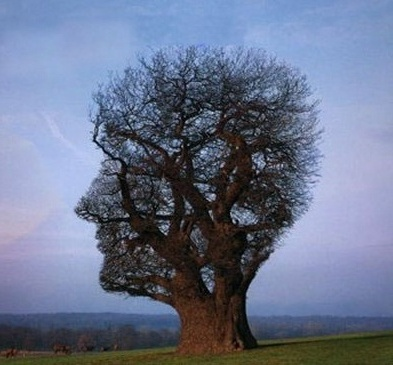
#> input picture images/facetree.jpg, 393 x 365 px, found by its file name
$ python TP3_20231220160044.py
#> lines starting #> are read from the running program, lines starting #| are printed output that depends on the picture
import cv2 as cv

img = cv.imread('img/facetree.jpg')
#> img is the input picture: shape (365, 393, 3); mean B, G, R 141.1, 116.1, 106


height, width = img.shape[:2]
#> height = 365; width = 393

mirImg1 = mirImg2 = mirImg3 = img.copy()


def  miro_f1(img):
        for h in range(height):
            for w in range(width):
                mirImg1[h,w]=img[1-h,w]
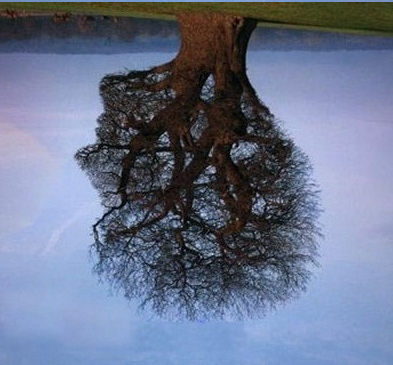
#> mirImg1: shape (365, 393, 3); mean B, G, R 141.1, 116.1, 106
        return mirImg1


def miro_f2(img):
    for h in range(height):
        for w in range(width):
            mirImg2[h,w]=img[h,1-w]
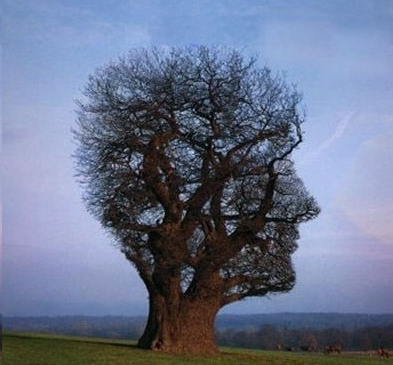
#> mirImg2: shape (365, 393, 3); mean B, G, R 141.1, 116.1, 106
    return mirImg2

def miro_f3(img):
    for h in range(height):
        for w in range(width):
            mirImg3[h,w]=img[1-h,1-w]
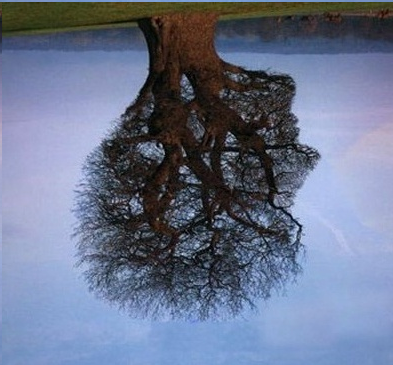
#> mirImg3: shape (365, 393, 3); mean B, G, R 141.1, 116.1, 106
    return mirImg3


cv.imshow('Test1',img)

cv.imshow('Test2', miro_f1(img))

cv.imshow('Test3', miro_f2(img))

cv.imshow('Test4', miro_f3(img))


cv.waitKey(0)
cv.destroyAllWindows()

$ run again, with images/Test1.jpg copied over images/facetree.jpg
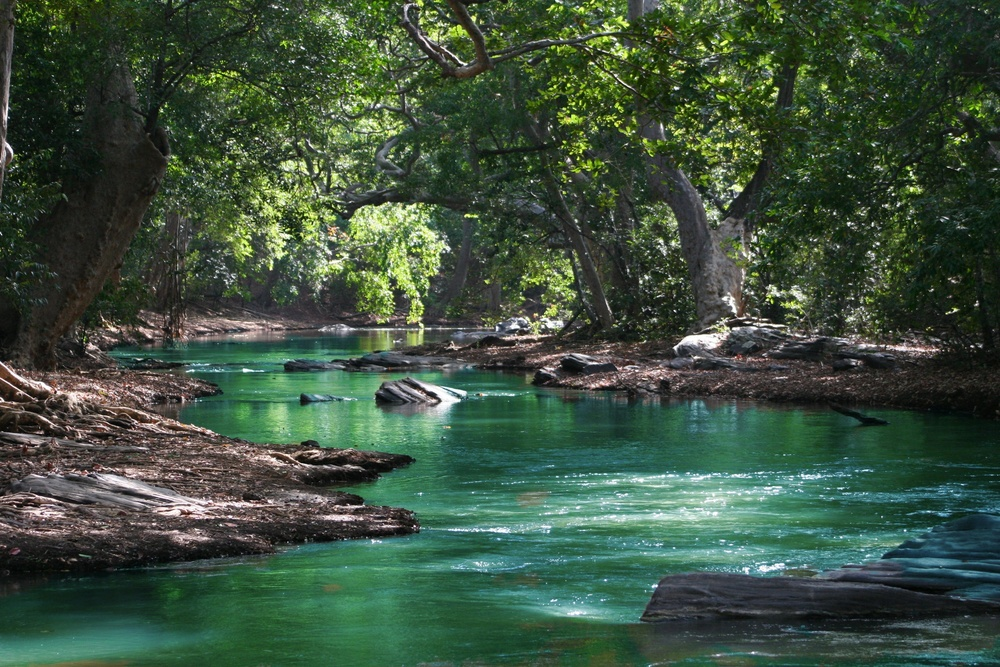
#> input picture images/Test1.jpg, 1000 x 667 px, shrunk from 3504 x 2336 before the run, found by its file name
#> img is the input picture: shape (667, 1000, 3); mean B, G, R 62.5, 81.3, 60.9
#> after the loop in miro_f2, `for h in range(height):`:
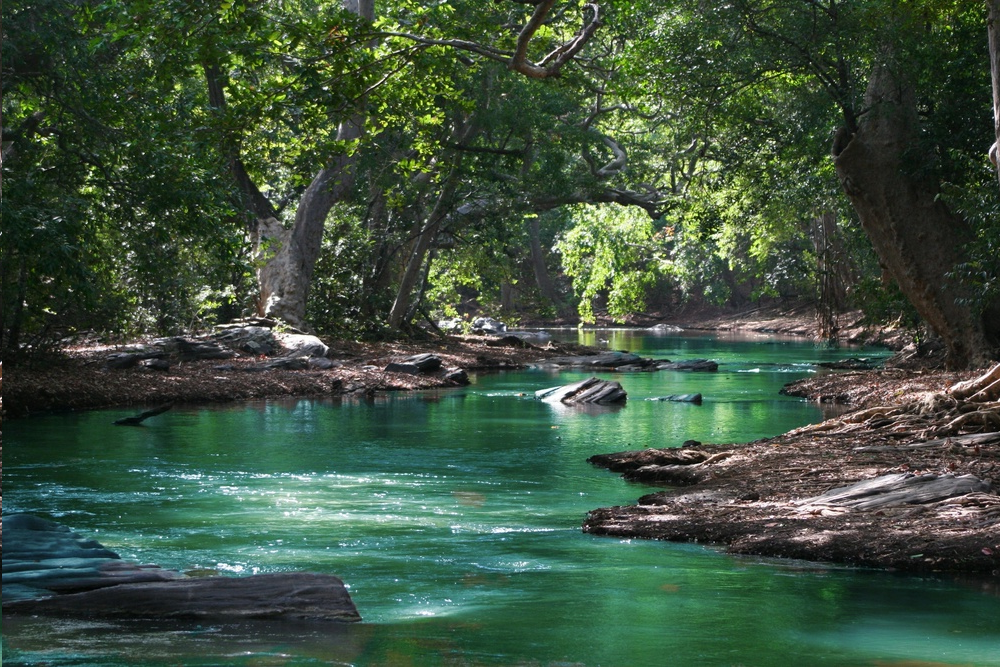
#> mirImg2: shape (667, 1000, 3); mean B, G, R 62.5, 81.3, 60.9
#> after the loop in miro_f3, `for h in range(height):`:
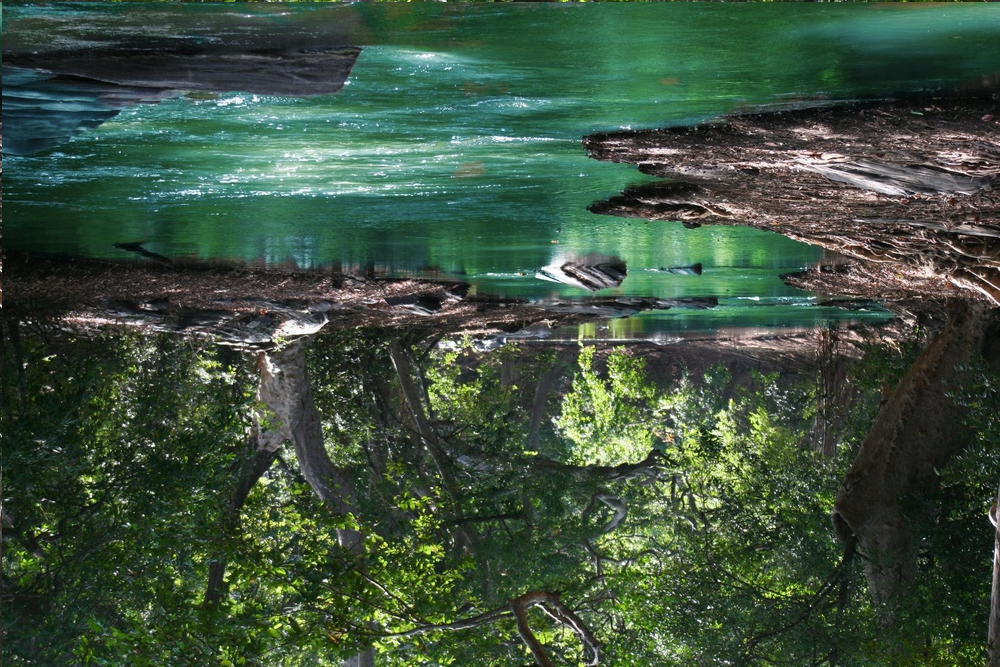
#> mirImg3: shape (667, 1000, 3); mean B, G, R 62.5, 81.3, 60.9

$ run again, with images/fruit1.jpg copied over images/facetree.jpg
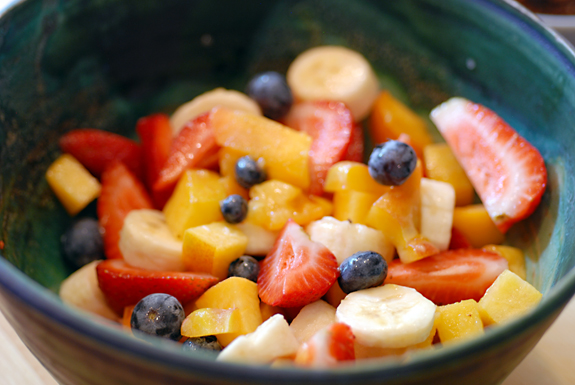
#> input picture images/fruit1.jpg, 575 x 385 px, found by its file name
#> img is the input picture: shape (385, 575, 3); mean B, G, R 68, 97.8, 128.9
#> after the loop in miro_f2, `for h in range(height):`:
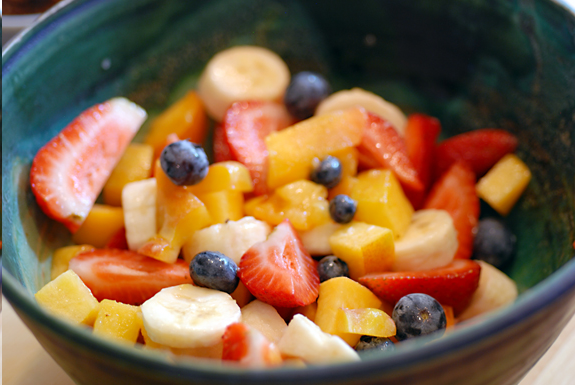
#> mirImg2: shape (385, 575, 3); mean B, G, R 68, 97.8, 128.9
#> after the loop in miro_f3, `for h in range(height):`:
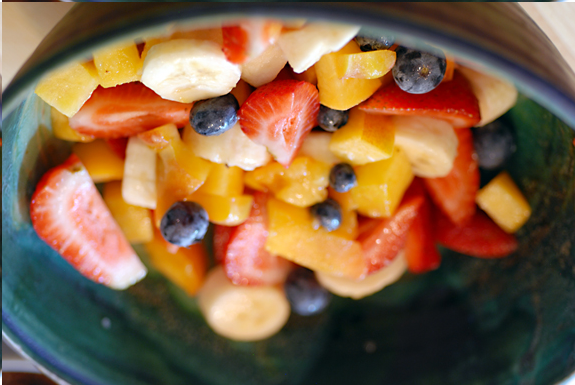
#> mirImg3: shape (385, 575, 3); mean B, G, R 68, 97.8, 128.9

$ run again, with images/fruit2.jpg copied over images/facetree.jpg
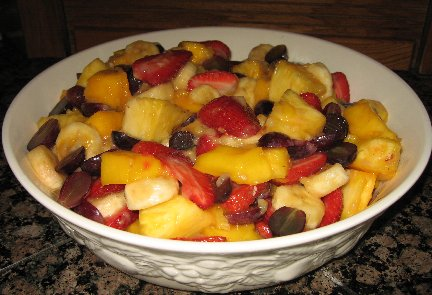
#> input picture images/fruit2.jpg, 432 x 295 px, found by its file name
#> img is the input picture: shape (295, 432, 3); mean B, G, R 53.5, 90.8, 124.9
#> after the loop in miro_f2, `for h in range(height):`:
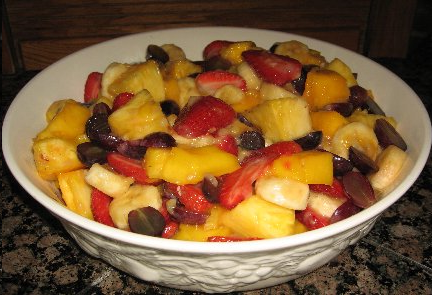
#> mirImg2: shape (295, 432, 3); mean B, G, R 53.5, 90.8, 124.9
#> after the loop in miro_f3, `for h in range(height):`:
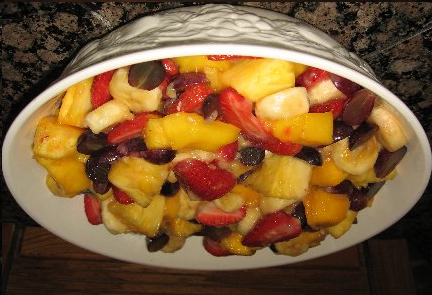
#> mirImg3: shape (295, 432, 3); mean B, G, R 53.5, 90.8, 124.9
